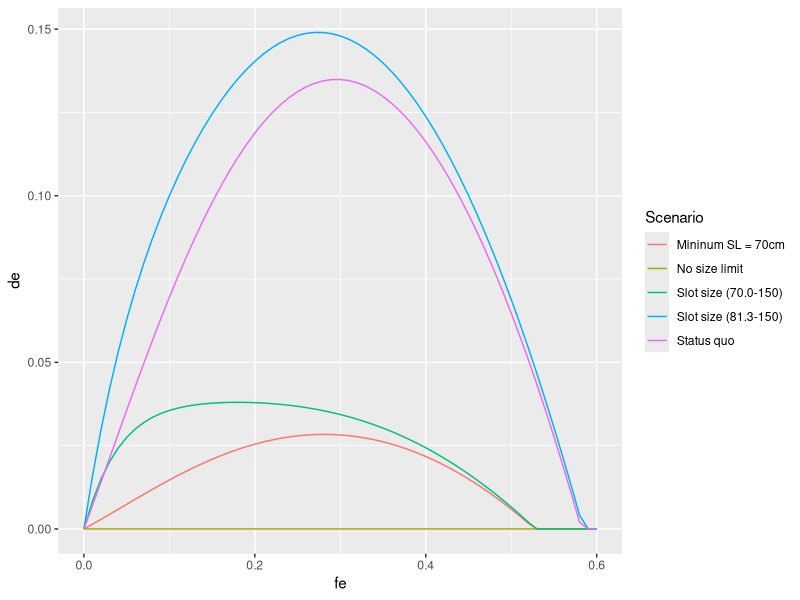

R code for this plot: (Note: this script raises an error after producing the figure.)
# -------------------------------------------------------------------------- ##
# Halitosis.R
# Written by Steve Martell,  IPHC
# Date: Jan 8, 2012
# 
# Feb 7, 2011.  Added multiple growth groups to allow for cumulative effects
# of size selective fishing.  Need to show how mean weigth-at-age decreases
# with increasing fishing mortality rates.
# 
# SCENARIOS FOR HALIBUT PAPER
# 1) Status quo. 83.3cm minimum size limit
# 2) No size limits
# 3) 70cm minimum size limit
# 4) slot limit 81.3-150 cm
# 5) slot limit 70-150 cm
# -------------------------------------------------------------------------- ##

# -------------------------------------------------------------------------- ##
# Libraries
require(Hmisc)
require(ggplot2)
require(reshape2)
# -------------------------------------------------------------------------- ##

# Data and other constants
A	<- 35	# maximum age.
G	<- 21	# number of growth groups
S	<- 2	# number of sexes
dim	<- c(A, G, S)
age	<- 1:A	# vector of ages
pg	<- dnorm(seq(-3, 3, length=G), 0, 1); pg <- pg/sum(pg)

# Population parameters 
bo		<- 100.0			# unfished female spawning biomass
h		<- 0.75				# steepness
dm		<- 0.16				# discard mortality rate
THETA <- data.frame(bo=bo, h=h, dm=dm)

# Selectivity parameters (cm)
lhat	<- 97.132
ghat	<- 1/0.1667
slim	<- 81.28
ulim	<- 1500
cvlm	<- 0.1
PI		<- data.frame(lhat=lhat, ghat=ghat, slim=slim, ulim=ulim, cvlm=cvlm)



# Sex specific parameters (female, male).
m		<- c(0.15, 0.18)			# natural mortality rate
a50		<- rep(10.91, 2)			# age at 50% maturity
k50		<- rep(1.406, 2)			# std at 50% maturity
a		<- rep(6.821e-6, 2)			# length-weight allometry (Clark 1992)
b		<- rep(3.24, 2)				# length-weight allometry (CLark 1992)
linf	<- c(145, 110)				# Range female 145-190, male 110-155 (cm)
k		<- c(0.1, 0.12)				# eyeballed growth pars from Clark & Hare 2002.
CVlinf  <- c(0.1, 0.1)				# CV in the asymptotic length

PHI	<- data.frame(m=m, a50=a50, k50=k50, a=a, b=b, linf=linf, k=k, CVlinf=CVlinf)
rownames(PHI)=c("Female", "Male")

T1 <- c(THETA, PHI, PI)

# Halibut prices (10-20) (20-40) (40+)
# $6.75  $7.30  $7.50  In Homer Alaska.
fe		<- seq(0, 0.6, b=0.01)

lifeh	<-
function(fe = 0)
{
	# Life history and age-schedule information
	lx	<- array(0, dim)
	la	<- array(0, dim)
	wa	<- array(0, dim)
	fa	<- array(0, dim)
	pa	<- array(0, dim)	# price per pound 
	ma	<- plogis(age, a50, k50)
	for(i in 1:S)
	{
		lx[,,i]  <- exp(-m[i])^(age-1)
		lx[A,,i] <- lx[A,,i]/(1-exp(-m[i]))
		
		# growth
		'vonb'  <- function(linf,k) len <- linf*(1-exp(-k*age))
		dev     <- linf[i]*CVlinf[i]
		linf.g  <- seq(linf[i]-dev, linf[i]+dev, length=G)
		la[,,i] <- sapply(linf.g, vonb,k=k[i])
		wa[,,i] <- a[i]*la[,,i]^b[i]
		
		# maturity (this assumes maturity at a fixed age)
		fa[,,i] <- ma*wa[,,i]
	}
	
	# Length-based selectivity (length-based -> age-based)
	sc	<- array(0, dim)
	sr	<- array(0, dim)
	sd	<- array(0, dim)
	va	<- array(0, dim)
	std	<- cvlm*slim+1.e-30
	for(i in 1:S)
	{
		sc[,,i]  <- plogis(la[,,i],location=lhat, scale=ghat)
		sr[,,i]  <- plogis(la[,,i],location=slim, scale=std) - plogis(la[,,i],location=ulim, scale=std)
		sd[,,i]  <- 1-sr[,,i]
		va[,,i]  <- sc[,,i]*(sr[,,i]+sd[,,i]*dm)
	}
	
	# Age-specific total mortality, survival, retention, and discard rate.
	za	<- array(0, dim)
	sa	<- array(0, dim)
	qa	<- array(0, dim)
	da	<- array(0, dim)
	for(i in 1:S)
	{
		za[,,i]  <- m[i] + fe*va[,,i]
		sa[,,i]  <- exp(-za[,,i])
		qa[,,i]  <- (sc[,,i]*sr[,,i]) * (1-sa[,,i])/za[,,i]
		da[,,i]  <- (sc[,,i]*sd[,,i]) * (1-sa[,,i])/za[,,i]
	}
	# za	<- m+fe*va
	# sa	<- exp(-za)
	# qa	<- (sc*sr)*(1.-sa)/za	# fraction retained
	# da	<- (sc*sd)*(1.-sa)/za	# fraction discarded
	
	# Survivorship under fished conditions lz(A, G, S)
	lz	<- array(1, dim)
	for(i in 1:S)
	{
		for(j in 2:A)
		{
			lz[j,,i] <- lz[j-1,,i]*exp(-za[j-1,,i])
		}
		lz[A,,i] <- lz[A,,i]/(1-exp(-za[A,,i]))
	}
	
	
	# price premiums based on fish weight
	pa[wa<10]  <- 0.00
	pa[wa>=10] <- 6.75
	pa[wa>=20] <- 7.30
	pa[wa>=40] <- 7.50
	
	return(list(la=la, wa=wa, fa=fa, lz=lz, pa=pa*wa, va=va))
}

plot.AgeSchedule <- function()
{
	U   <- lifeh(0.2)
	mU  <- melt(U)
	colnames(mU) <- c("Age","G","Sex","value","type")
	mU$pg  <- pg[mU$G]
	mU$Sex[mU$Sex==1] = "Female"
	mU$Sex[mU$Sex==2] = "Male"
	
	p   <- ggplot(mU)
	p   <- p + geom_point(aes(x=Age, y=value, col=Sex, alpha=pg))
	p   <- p + facet_wrap(~type, scale="free")
	
	print(p)
	dev.copy2pdf(file="../FIGS/AgeSchedule.pdf")
	
}





tsasm	<- 
#function(fe=0, slim=0, ulim=1000, dm=0.16)
function(fe=0, theta)
{
	# A two sex age structured model. #
	# SM Changing arguments (fe,  THETA)
	# Where theta is a list of the global parameters used in the model.
	
	with(as.list(theta), {
		
	
	
	# Age-schedule information
	# Survivorship array lx(A, G, S)
	lx	<- array(0, dim)
	la	<- array(0, dim)
	wa	<- array(0, dim)
	fa	<- array(0, dim)
	pa	<- array(0, dim)	# price per pound 
	ma	<- plogis(age, a50, k50)
	for(i in 1:S)
	{
		lx[,,i]  <- exp(-m[i])^(age-1)
		lx[A,,i] <- lx[A,,i]/(1-exp(-m[i]))
		
		# growth
		'vonb'  <- function(linf,k) len <- linf*(1-exp(-k*age))
		dev     <- linf[i]*CVlinf[i]
		linf.g  <- seq(linf[i]-dev, linf[i]+dev, length=G)
		la[,,i] <- sapply(linf.g, vonb,k=k[i])
		wa[,,i] <- a[i]*la[,,i]^b[i]
		
		# maturity (this assumes maturity at a fixed age)
		fa[,,i] <- ma*wa[,,i]
	}
	
	# price premiums based on fish weight
	pa[wa<10]  <- 3.00
	pa[wa>=10] <- 6.75
	pa[wa>=20] <- 7.30
	pa[wa>=40] <- 7.50
	
	# lx	<- sapply(age, function(age) exp(-m)^(age-1) )
	# lx[, A] <- lx[, A]/(1-exp(-m))
	# la	<- sapply(age, function(age) linf*(1-exp(-k*age)))
	# wa	<- a*la^b
	# ma	<- plogis(age, a50, k50)
	# fa	<- t(t(wa)*ma)
	
	# Derivation of S-R parameters (Ricker model)
	# Re = Ro*[(log(kap)-log(phi.E/phi.e))/log(kap)]
	# Assume 50:50 sex ratio at birth
	kap		<- (5*h)^(5/4)
	phi.E	<- sum(t(t(lx[,,1]*fa[,,1])*pg))
	#phi.E	<- as.double(lx[1, ] %*% fa[1, ])
	ro		<- bo/phi.E
	
	# Length-based selectivity (length-based -> age-based)
	sc	<- array(0, dim)
	sr	<- array(0, dim)
	sd	<- array(0, dim)
	va	<- array(0, dim)
	std	<- cvlm*slim+1.e-30
	for(i in 1:S)
	{
		sc[,,i]  <- plogis(la[,,i],location=lhat, scale=ghat)
		sr[,,i]  <- plogis(la[,,i],location=slim, scale=std) - plogis(la[,,i],location=ulim, scale=std)
		sd[,,i]  <- 1-sr[,,i]
		va[,,i]  <- sc[,,i]*(sr[,,i]+sd[,,i]*dm)
	}
	# sc	<- t(apply(la,1,plogis,location=lhat,scale=ghat))
	# std	<- cvlm*slim+1.e-30
	# sr	<- t(apply(la,1,plogis,location=slim,scale=std))
	# sd	<- 1-sr
	# va	<- sc*(sr+sd*dm)		# age-specific probability of dying due to F
	
	# Age-specific total mortality, survival, retention, and discard rate.
	za	<- array(0, dim)
	sa	<- array(0, dim)
	qa	<- array(0, dim)
	da	<- array(0, dim)
	for(i in 1:S)
	{
		za[,,i]  <- m[i] + fe*va[,,i]
		sa[,,i]  <- exp(-za[,,i])
		qa[,,i]  <- (sc[,,i]*sr[,,i]) * (1-sa[,,i])/za[,,i]
		da[,,i]  <- (sc[,,i]*sd[,,i]) * (1-sa[,,i])/za[,,i]
	}
	# za	<- m+fe*va
	# sa	<- exp(-za)
	# qa	<- (sc*sr)*(1.-sa)/za	# fraction retained
	# da	<- (sc*sd)*(1.-sa)/za	# fraction discarded
	
	# Survivorship under fished conditions lz(A, G, S)
	lz	<- array(1, dim)
	for(i in 1:S)
	{
		for(j in 2:A)
		{
			lz[j,,i] <- lz[j-1,,i]*exp(-za[j-1,,i])
		}
		lz[A,,i] <- lz[A,,i]/(1-exp(-za[A,,i]))
	}
	# lz	<- matrix(1, 2, A)
	# for(i in 2:A)
	# {
	# 	lz[, i] <- lz[, i-1]*exp(-za[, i-1])
	# 	if(i==A)
	# 	{
	# 		lz[, A] <- lz[, A]/(1-exp(-za[, i-1]))
	# 	}
	# }
	
	# Incidence functions
	phi.e	<- sum( t(lz[,,1]*fa[,,1])*pg )
	#phi.e	<- as.double(lz[1, ] %*% fa[1, ])
	
	# Equilibrium calculations
	t1		<- log(phi.E/(kap*phi.e))
	t2		<- (log(kap)*phi.e)
	re		<- max(0, -(t1*ro*phi.E)/t2)
	be		<- re * phi.e
	ye		<- 0
	de		<- 0
	ypr		<- 0
	wbar	<- rep(0, S)
	wdot	<- matrix(0,nrow=S, ncol=A)
	for(i in 1:S)
	{
		ye  <- ye + sum( re * fe * t(lz[,,i]*wa[,,i]*qa[,,i])*pg )
		de	<- de + sum( re * fe * dm * t(lz[,,i]*wa[,,i]*da[,,i])*pg )
		ypr <- ypr + sum( fe * t(lz[,,i]*wa[,,i]*qa[,,i])*pg )
		
		# Average weigth of a 10-year old fish (female & male)
		tmp		<- t(lz[,,i]*wa[,,i])*pg
		tmpn	<- t(lz[,,i])*pg
		wbar[i] <- weighted.mean(wa[10,,i], tmpn[,10])
		
		# Average weight-at-age for each sex.
		tmp     <- t(tmpn)
		P       <- tmp/rowSums(tmp)
		wdot[i,] <- rowSums(wa[,,i]*P)
	}
	spr		<- phi.e/phi.E
	
	
	# Need to calculate landed value per recruit versus slim and fe
	# using the price and size categories from above.
	# How many millions of dollars in Halibut are discarded each year?
	landed.value	<- 0
	discard.value	<- 0
	for(i in 1:S)
	{
		t1 <- sum(re * fe * t(lz[,,i]*wa[,,i]*qa[,,i]*pa[,,i])*pg)
		landed.value  <- landed.value + t1
		t2 <- sum(re * fe * dm * t(lz[,,i]*wa[,,i]*da[,,i]*pa[,,i])*pg)
		discard.value <- discard.value + t2
	}
	
	# b<- seq(0, 2*bo, length=100)
	# r<- kap*b*exp(-log(kap)*b/bo)/phi.E
	# plot(b, r)
	# points(bo, ro, pch=20, col=2)
	# points(be, re, pch=20, col=3)
	return(c(fe=fe, re=re, be=be, ye=ye, 
		de=de, spr=spr, ypr=ypr, 
		dep=be/bo, wbar.f10=wbar[1], wbar.m10=wbar[2], 
		landed.value=landed.value, 
		discard.value=discard.value ))
		# List objects don't work here.
		#, wdot.f=list(wdot[1,]), wdot.m=list(wdot[2,]) ))
	})
}

.equil	<-
function(arg="ye", dm=0.17)
{
	fn	<- function(fe=0, slim=0, dm=dm)
	{
		tmp <- tsasm(fe, slim, dm)
		idx <- which(names(tmp)==arg)
		return(as.double(tmp[idx]))
	}
	V	<- Vectorize(fn, c("fe", "slim"))
	fe	<- seq(0, 0.45, length=20)
	sl	<- seq(60, 100, length=20)
	Z	<- outer(fe, sl, V, dm)
	obj	<- list(x=fe, y=sl, Z=Z)
	class(obj) <- "isopleth"
	return(obj)
}


plot.isopleth <- 
function(obj, ...)
{
	# Plots the contour plot for the contour class
	x <- obj$x
	y <- obj$y
	z <- obj$Z
	
	#contour(x, y, z, ...)
	mx <- melt(z)
	names(mx) <- c("x","y","z")
	g=ggplot(mx,aes(x=x,y=y,z=z))+stat_contour()
	print(g)
}

# SCENARIOS
T2 = T1; T2$slim=0.00
T3 = T1; T3$slim=70.0
T4 = T1; T4$ulim=150.
T5 = T1; T5$ulim=150.; T5$slim=70.0

S1 = data.frame(Scenario="Status quo", t(sapply(fe, tsasm, theta=T1)))
S2 = data.frame(Scenario="No size limit", t(sapply(fe, tsasm, theta=T2)))
S3 = data.frame(Scenario="Mininum SL = 70cm", t(sapply(fe, tsasm, theta=T3)))
S4 = data.frame(Scenario="Slot size (81.3-150)", t(sapply(fe, tsasm, theta=T4)))
S5 = data.frame(Scenario="Slot size (70.0-150)", t(sapply(fe, tsasm, theta=T5)))

DF = rbind(S1, S2, S3, S4, S5)

p<-ggplot(DF,aes(x=fe,y=de,col=Scenario)) +geom_line()
print(p+opts(title="Wastage"))
dev.copy2pdf(file="../FIGS/fig:wastage.pdf", width=10, height=7.5)

p<-ggplot(DF,aes(x=fe,y=spr,col=Scenario)) +geom_line()
print(p+opts(title="Relative spawning biomass per recruit"))

p<-ggplot(DF,aes(x=fe,y=ypr,col=Scenario)) +geom_line()
print(p+opts(title="Yield per recruit"))

p<-ggplot(DF,aes(x=fe,y=ye,col=Scenario)) +geom_line()
print(p+opts(title="Equilibrium yield"))
dev.copy2pdf(file="../FIGS/fig:yield.pdf", width=10, height=7.5)

p<-ggplot(DF,aes(x=fe,y=landed.value,col=Scenario)) +geom_line()
print(p+opts(title="Landed Value"))

p<-ggplot(DF,aes(x=fe,y=discard.value,col=Scenario)) +geom_line()
print(p+opts(title="Value of dead discards"))


# A key question is for every pound of bycatch what is the corresponding
# yield loss to the directed fishery. This is computed by IPHC as the 
# yield loss ration = (Wt. of future yield loss)/(Wt. of bycatch).  The wt. of 
# the bycatch is straight forward. The yield loss is the difference between
# the yield obtained with discard mortality =0 and discard mortality =0.17

oldfun <-function()
{
	SPR <- .equil("spr", dm=dm)
	SPR0<- .equil("spr", dm=0)
	YE  <- .equil("ye", dm=dm)
	YE0 <- .equil("ye", dm=0)
	BE  <- .equil("be", dm=dm)
	BE0 <- .equil("be", dm=0)
	DE	<- .equil("de", dm=dm)
	W.F <- .equil("wbar.f", dm=dm)
	W.M <- .equil("wbar.m", dm=dm)
	LV	<- .equil("landed.value", dm=dm)
	DV	<- .equil("discard.value", dm=dm)

	# REPORT SECTION
	par(mfcol=c(1, 1), las=1)
	isolvl <- c(0.35, seq(0, 1, by=0.1))
	isolwd <- c(2, rep(1, 11))
	xl     <- "Fishing mortality"
	yl     <- "Size limit (cm)"
	plot(SPR,xlab=xl,ylab=yl,levels=isolvl,lwd=isolwd,main="Spawn potential ratio")
	plot(YE ,xlab=xl,ylab=yl,main="Equilibrium yield")
	plot(DE ,xlab=xl,ylab=yl,main="Discarded yield")
	X = DE
	X$Z = (YE0$Z-YE$Z)/(DE$Z)
	plot(X, xlab=xl,ylab=yl,main="Yield loss ratio")

	#The following in the spawning biomass per recruit lost per 
	#unit of discard. This should be the spawning biomass,  not SPR
	SE = DE
	SE$Z = (BE0$Z-BE$Z)/(DE$Z)
	plot(SE, add=TRUE, col="blue", levels=seq(0, 10, by=.25))

	E=DE
	E$Z = YE$Z/(YE$Z+DE$Z)
	plot(E, add=TRUE, col="red")

	par(mfcol=c(2, 2))
	plot(W.F, xlab=xl, ylab=yl, main="Mean weight of age-10 females")
	plot(W.M, xlab=xl, ylab=yl, main="Mean weight of age-10 males")
	plot(LV, xlab=xl, ylab=yl, main="Landed Value ($$)")
	X = LV
	X$Z = DV$Z/LV$Z
	plot(X, xlab=xl, ylab=yl, main="Discard Value/Landed Value")
}
